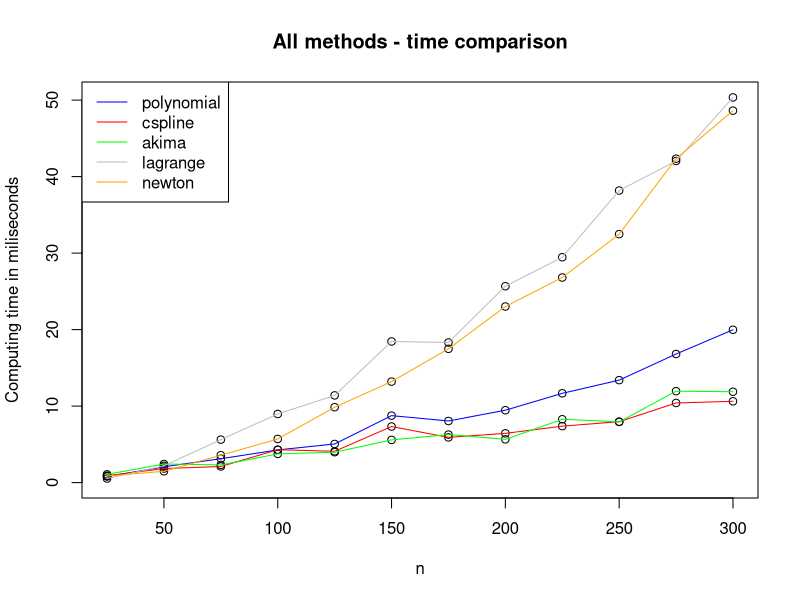

Generate this figure with R: (Note: this script raises an error after producing the figure.)
results = read.csv("f_times_25_300.txt")
avg_results = aggregate( time ~ n:alg, data=results, FUN=mean)
avg_results$sd = aggregate( time ~ n:alg, data=results, FUN=sd)$time

y_range = range(0, avg_results$time)

pdf(file="plots/times.pdf", height=5, width=10, bg="white")

plot(avg_results$n, avg_results$time, main="All methods - time comparison",
	lty = 1, ylim = y_range, xlab = "n", ylab = "Computing time in miliseconds", col="black")


lines(avg_results[avg_results$alg=="polynomial",]$n, avg_results[avg_results$alg=="polynomial",]$time, lty = 1, col = "blue")
lines(avg_results[avg_results$alg=="cspline",]$n, avg_results[avg_results$alg=="cspline",]$time, lty = 1, col = "red")
lines(avg_results[avg_results$alg=="akima",]$n, avg_results[avg_results$alg=="akima",]$time, lty = 1, col = "green")
lines(avg_results[avg_results$alg=="lagrange",]$n, avg_results[avg_results$alg=="lagrange",]$time, lty = 1, col = "gray")
lines(avg_results[avg_results$alg=="newton",]$n, avg_results[avg_results$alg=="newton",]$time, lty = 1, col = "orange")
legend("topleft", c("polynomial", "cspline", "akima", "lagrange", "newton"), col=c("blue","red", "green", "gray", "orange"),lty=1)

seq1 <- seq(10, 300, length.out=250)

errbar(avg_results[avg_results$alg=="polynomial",]$n,
	avg_results[avg_results$alg=="polynomial",]$time,
	avg_results[avg_results$alg=="polynomial",]$time-avg_results[avg_results$alg=="polynomial",]$sd,
	avg_results[avg_results$alg=="polynomial",]$time+avg_results[avg_results$alg=="polynomial",]$sd,
	main = "", xlab="n", ylab="Computing time in miliseconds", add=FALSE)
title(main = "polynomial")

polynomial_n = avg_results[avg_results$alg=="polynomial",]$n
polynomial_t = avg_results[avg_results$alg=="polynomial",]$time

fit1 <- lm(polynomial_t ~ poly(polynomial_n, 3, raw=TRUE))
lines(seq1, predict(fit1, data.frame(polynomial_n=seq1)), col='blue')





errbar(avg_results[avg_results$alg=="lagrange",]$n,
	avg_results[avg_results$alg=="lagrange",]$time,
	avg_results[avg_results$alg=="lagrange",]$time-avg_results[avg_results$alg=="lagrange",]$sd,
	avg_results[avg_results$alg=="lagrange",]$time+avg_results[avg_results$alg=="lagrange",]$sd,
	main = "", xlab="n", ylab="Computing time in miliseconds", add=FALSE)
title(main = "lagrange")
lagrange_n = avg_results[avg_results$alg=="lagrange",]$n
lagrange_t = avg_results[avg_results$alg=="lagrange",]$time

fit2 <- lm(lagrange_t ~ poly(lagrange_n, 3, raw=TRUE))
lines(seq1, predict(fit2, data.frame(lagrange_n=seq1)), col='red')



errbar(avg_results[avg_results$alg=="newton",]$n,
	avg_results[avg_results$alg=="newton",]$time,
	avg_results[avg_results$alg=="newton",]$time-avg_results[avg_results$alg=="newton",]$sd,
	avg_results[avg_results$alg=="newton",]$time+avg_results[avg_results$alg=="newton",]$sd,
	main = "", xlab="n", ylab="Computing time in miliseconds", add=FALSE)
title(main = "newton")
newton_n = avg_results[avg_results$alg=="newton",]$n
newton_t = avg_results[avg_results$alg=="newton",]$time

fit3 <- lm(newton_t ~ poly(newton_n, 3, raw=TRUE))
lines(seq1, predict(fit3, data.frame(newton_n=seq1)), col='green')



errbar(avg_results[avg_results$alg=="akima",]$n,
	avg_results[avg_results$alg=="akima",]$time,
	avg_results[avg_results$alg=="akima",]$time-avg_results[avg_results$alg=="akima",]$sd,
	avg_results[avg_results$alg=="akima",]$time+avg_results[avg_results$alg=="akima",]$sd,
	main = "", xlab="n", ylab="Computing time in microseconds", add=FALSE)
title(main = "akima")
akima_n = avg_results[avg_results$alg=="akima",]$n
akima_t = avg_results[avg_results$alg=="akima",]$time

fit4 <- lm(akima_t ~ poly(akima_n, 3, raw=TRUE))
lines(seq1, predict(fit4, data.frame(akima_n=seq1)), col='gray')



errbar(avg_results[avg_results$alg=="cspline",]$n,
	avg_results[avg_results$alg=="cspline",]$time,
	avg_results[avg_results$alg=="cspline",]$time-avg_results[avg_results$alg=="cspline",]$sd,
	avg_results[avg_results$alg=="cspline",]$time+avg_results[avg_results$alg=="cspline",]$sd,
	main = "", xlab="n", ylab="Computing time in miliseconds", add=FALSE)
title(main = "cspline")
cspline_n = avg_results[avg_results$alg=="cspline",]$n
cspline_t = avg_results[avg_results$alg=="cspline",]$time

fit5 <- lm(cspline_t ~ poly(cspline_n, 3, raw=TRUE))
lines(seq1, predict(fit5, data.frame(cspline_n=seq1)), col='orange')

dev.off()
